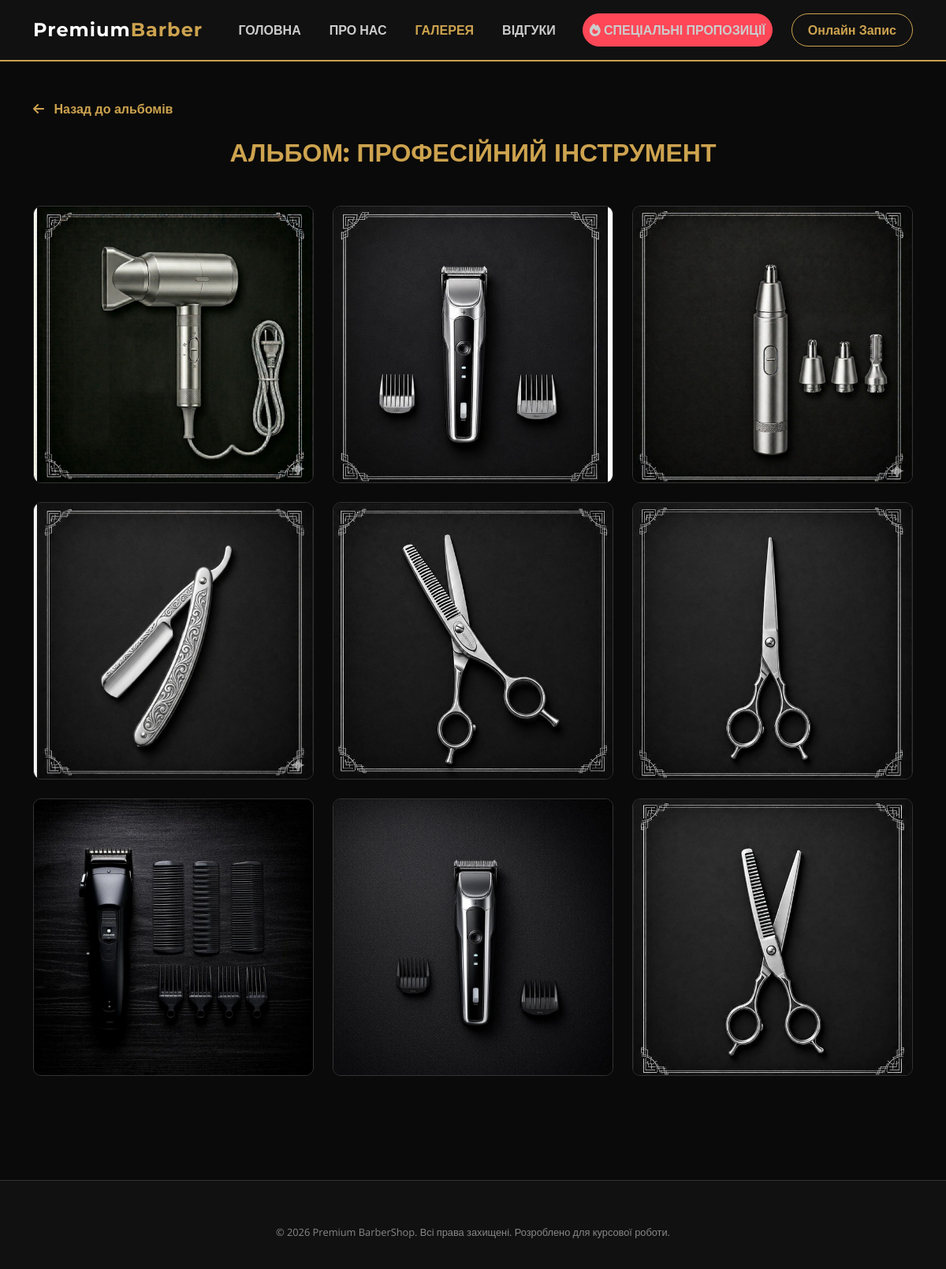
/gallery/5/, run on the app's committed database.
### services/models.py (models this page shows, shortened)
class GalleryCategory(models.Model):
    title = models.CharField(max_length=100, verbose_name="Назва категорії (Альбому)")
    cover_image = models.ImageField(upload_to='gallery/covers/', verbose_name="Обкладинка альбому")
    created_at = models.DateTimeField(auto_now_add=True, verbose_name="Дата створення")
    class Meta:
        verbose_name = "Категорія галереї"
        verbose_name_plural = "Категорії галереї"

class GalleryPhoto(models.Model):
    category = models.ForeignKey(GalleryCategory, on_delete=models.CASCADE, related_name='photos', verbose_name="Категорія")
    image = models.ImageField(upload_to='gallery/photos/', verbose_name="Фотографія")
    uploaded_at = models.DateTimeField(auto_now_add=True, verbose_name="Дата завантаження")
    class Meta:
        verbose_name = "Фотографія галереї"
        verbose_name_plural = "Фотографії галереї"

### services/views.py (the view)
# urls.py: path('gallery/<int:category_id>/', views.gallery_detail, name='gallery_detail'),
def gallery_detail(request, category_id):
    category = get_object_or_404(GalleryCategory, id=category_id)
    photos = category.photos.all().order_by('-uploaded_at')
    return render(request, 'services/gallery_detail.html', {'category': category, 'photos': photos})

### services/templates/services/gallery_detail.html (shortened to what this page needs)
{% load static %}
<!DOCTYPE html>
<html lang="uk">
<head>
    <link href="https://cdn.jsdelivr.net/npm/bootstrap@5.3.0/dist/css/bootstrap.min.css" rel="stylesheet">
    <link rel="stylesheet" href="https://cdnjs.cloudflare.com/ajax/libs/font-awesome/6.4.0/css/all.min.css">
</head>
<body>
<nav class="navbar navbar-expand-xl">
    <div class="container">
        <a class="navbar-brand" href="/">Premium<span>Barber</span></a>
        <div class="collapse navbar-collapse justify-content-end" id="navbarNav">
            <ul class="navbar-nav align-items-center text-center">
                <li class="nav-item my-2 my-xl-0"><a class="nav-link" href="/">Головна</a></li>
                <li class="nav-item my-2 my-xl-0"><a class="nav-link" href="/about/">Про нас</a></li>
                <li class="nav-item my-2 my-xl-0"><a class="nav-link active" href="/gallery/">Галерея</a></li>
                <li class="nav-item my-2 my-xl-0"><a class="nav-link" href="/reviews/">Відгуки</a></li>
                <li class="nav-item my-2 my-xl-0"><a class="nav-link btn-promo mx-xl-3" href="/promo/"><i class="fa-solid fa-fire"></i> Спеціальні пропозиції</a></li>
                <li class="nav-item my-2 my-xl-0"><a class="btn-header ms-xl-2 text-decoration-none" href="/book/">Онлайн Запис</a></li>
            </ul>
        </div>
    </div>
</nav>
<div class="main-content">
    <div class="container py-5">
        <div class="mb-4">
            <a href="/gallery/" class="btn-back"><i class="fa-solid fa-arrow-left me-2"></i> Назад до альбомів</a>
        </div>
        <div class="text-center mb-5">
            <h2 style="font-family: 'Montserrat', sans-serif; color: #cda34f; font-weight: 700; text-transform: uppercase;">Альбом: {{ category.title }}</h2>
        </div>
        <div class="row">
            {% for photo in photos %}
            <div class="col-md-6 col-lg-4">
                <div class="photo-item" data-bs-toggle="modal" data-bs-target="#imageModal" onclick="setCurrentImage({{ forloop.counter0 }})">
                    <img src="{{ photo.image.url }}" class="gallery-image-data" data-url="{{ photo.image.url }}" alt="Фото">
                </div>
            </div>
            {% empty %}
            <div class="col-12 text-center py-5">
                <i class="fa-solid fa-camera fa-3x mb-3" style="color: #333;"></i>
                <p style="color: #666;">В цьому альбомі поки немає фотографій.</p>
            </div>
            {% endfor %}
        </div>
    </div>
</div>
<footer class="footer">
    <div class="container">
        <div class="text-center pt-3">
            <p style="font-size: 0.8rem;">© 2026 Premium BarberShop. Всі права захищені. Розроблено для курсової роботи.</p>
        </div>
    </div>
</footer>
</body>
</html>

### services/templates/services/preloader.html (shortened to what this page needs)
{% load static %}

### services/templates/services/gallery_detail.html (style rules this page uses)
body { background-color: #0a0a0a; color: #e0e0e0; font-family: 'Open Sans', sans-serif; display: flex; flex-direction: column; min-height: 100vh; }
.main-content { flex: 1; }
.navbar { background-color: #111; border-bottom: 2px solid #cda34f; padding: 15px 0; }
.navbar-brand { color: #fff !important; font-family: 'Montserrat', sans-serif; font-weight: 700; font-size: 1.5rem; letter-spacing: 1px; }
.navbar-brand span { color: #cda34f; }
.nav-link { color: #ccc !important; font-weight: 600; text-transform: uppercase; margin: 0 10px; transition: 0.3s; }
.nav-link:hover, .nav-link.active { color: #cda34f !important; }
.btn-header { background-color: transparent; border: 1px solid #cda34f; color: #cda34f; font-weight: bold; padding: 8px 20px; border-radius: 25px; transition: 0.3s; display: inline-block; white-space: nowrap; text-align: center; text-decoration: none; }
.btn-promo { background-color: #ff4757; color: #fff; font-weight: bold; border-radius: 25px; padding: 8px 20px; text-decoration: none; transition: 0.3s; border: 1px solid #ff4757; display: inline-block; white-space: nowrap; text-align: center; }
.photo-item { position: relative; overflow: hidden; border-radius: 10px; border: 1px solid #333; margin-bottom: 24px; cursor: pointer; background: #000; }
.photo-item img { width: 100%; height: 350px; object-fit: cover; border-radius: 8px; transition: 0.4s; display: block; }
.btn-back { color: #cda34f; text-decoration: none; font-weight: bold; font-family: 'Montserrat', sans-serif; transition: 0.3s; }
.footer { background-color: #111; border-top: 1px solid #333; padding: 40px 0 20px 0; color: #888; font-size: 0.9rem; margin-top: 60px; }

### data on the page
GalleryCategory: title "ПРОФЕСІЙНИЙ ІНСТРУМЕНТ"
GalleryPhoto: image (picture)
GalleryPhoto: image (picture)
GalleryPhoto: image (picture)
GalleryPhoto: image (picture)
GalleryPhoto: image (picture)
GalleryPhoto: image (picture)
GalleryPhoto: image (picture)
GalleryPhoto: image (picture)
GalleryPhoto: image (picture)
